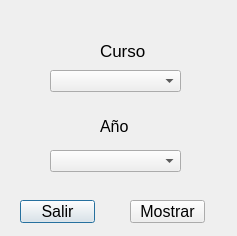
<?xml version="1.0" encoding="UTF-8"?>
<ui version="4.0">
 <class>Dialog</class>
 <widget class="QDialog" name="Dialog">
  <property name="geometry">
   <rect>
    <x>0</x>
    <y>0</y>
    <width>237</width>
    <height>236</height>
   </rect>
  </property>
  <property name="font">
   <font>
    <pointsize>12</pointsize>
   </font>
  </property>
  <property name="windowTitle">
   <string>Repitentes por año</string>
  </property>
  <widget class="QComboBox" name="comboBox_cursos">
   <property name="geometry">
    <rect>
     <x>50</x>
     <y>70</y>
     <width>131</width>
     <height>22</height>
    </rect>
   </property>
  </widget>
  <widget class="QComboBox" name="comboBox_annos">
   <property name="geometry">
    <rect>
     <x>50</x>
     <y>150</y>
     <width>131</width>
     <height>22</height>
    </rect>
   </property>
  </widget>
  <widget class="QLabel" name="labelCursos">
   <property name="geometry">
    <rect>
     <x>100</x>
     <y>40</y>
     <width>71</width>
     <height>21</height>
    </rect>
   </property>
   <property name="font">
    <font>
     <pointsize>13</pointsize>
    </font>
   </property>
   <property name="text">
    <string>Curso</string>
   </property>
  </widget>
  <widget class="QLabel" name="label">
   <property name="geometry">
    <rect>
     <x>100</x>
     <y>120</y>
     <width>47</width>
     <height>13</height>
    </rect>
   </property>
   <property name="text">
    <string>Año</string>
   </property>
  </widget>
  <widget class="QPushButton" name="Salir">
   <property name="geometry">
    <rect>
     <x>20</x>
     <y>200</y>
     <width>75</width>
     <height>23</height>
    </rect>
   </property>
   <property name="text">
    <string>Salir</string>
   </property>
  </widget>
  <widget class="QPushButton" name="pushButton_MostrarReporte">
   <property name="geometry">
    <rect>
     <x>130</x>
     <y>200</y>
     <width>75</width>
     <height>23</height>
    </rect>
   </property>
   <property name="text">
    <string>Mostrar</string>
   </property>
  </widget>
 </widget>
 <resources/>
 <connections/>
</ui>
